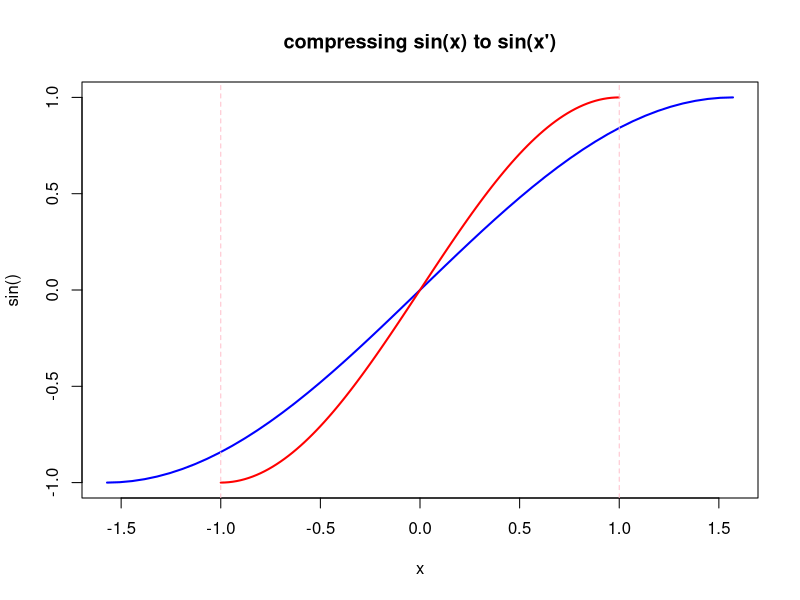

Source code (R):
## ---- chunk 1
library(stringr)  # for hex conversion routines
## ---- chunk 2
x <- seq(-pi/2,pi/2, by=pi/50)
x_p <- seq(-1,1,by=1/50)
plot(x,sin(x), type="l", col="blue", lwd=2, 
     main="compressing sin(x) to sin(x')",
     xlab="x",
     ylab="sin()")
lines(x_p,sin(pi*x_p/2), col="red", lwd=2)
abline(v=-1, col="pink", lty=2)
abline(v=1, col="pink", lty=2)
abline(v=-pi, col="lightblue", lty=2)
abline(v=pi, col="lightblue", lty=2)
legend(-3, 0.75, legend=c("sin(x)", "sin(x')"),
       col=c("blue", "red"), lty=1, cex=1.2)
## ---- chunk 3
n = 0
f = sin
A = rep(0,6)

# define the polynomials
T0 = 1
T1 <- function(x) x
T2 <- function(x) 2*x^2-1
T3 <- function(x) 4*x^3-3*x
T4 <- function(x) 8*x^4-8*x^2+1
T5 <- function(x) 16*x^5 -20*x^3 + 5*x

Tn=list(T0,T1,T2,T3,T4,T5)

# find A_0 first
integrand <- function(x) {sin(pi*x/2)/sqrt(1-x^2)}
A[1] = (1/pi)*integrate(integrand, lower=-1, upper=1)$value

# loop to compute rest of A_n
for (i in 1:5) {
  integrand <- function(x) {sin(pi*x)*Tn[[i+1]](x)/sqrt(1-x^2)}
  A[i+1] = (2/pi)*integrate(integrand, lower=-1, upper=1)$value
}

# show coefficients
A
## ---- chunk 4
#float_to_hex(pi)
#float_to_hex(-1.7014118e+38)
#float_to_hex(1.7014118e+38)
